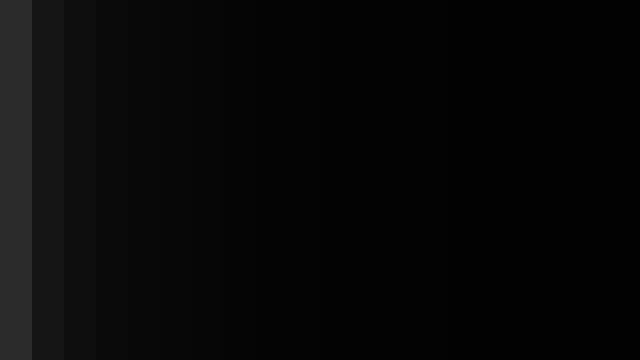
Frame 1 (no input)
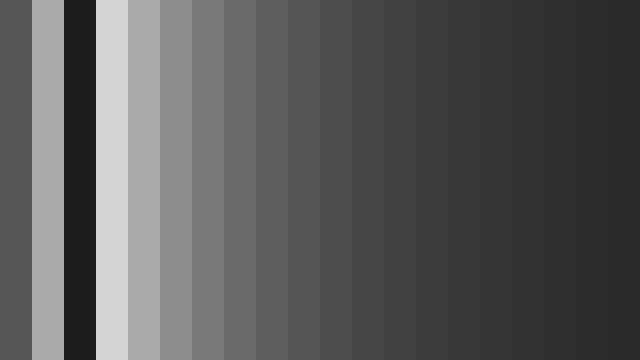
Frame 60 (the mouse pressed at the canvas centre just before this capture)
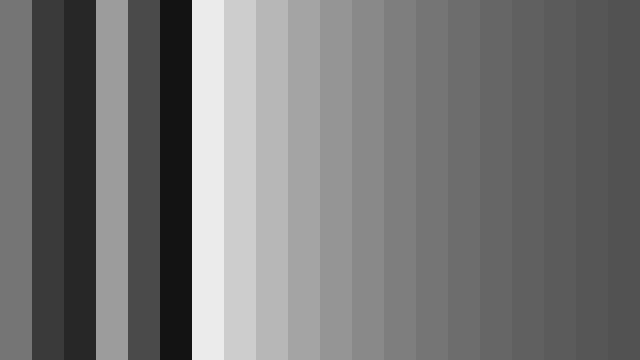
Frame 120 (the mouse held since frame 60 and released just before this capture)

The Processing sketch that drew these frames (run headless with seeded random() and noise(); from frame 60 on, the mouse is pressed at the canvas centre):

// Processing sketch: Milliseconds
// ── Milliseconds.pde
/**
 * Milliseconds. 
 * 
 * A millisecond is 1/1000 of a second. 
 * Processing keeps track of the number of milliseconds a program has run.
 * By modifying this number with the modulo(%) operator, 
 * different patterns in time are created.  
 */
 
float _scale;

void setup() {
    size(640, 360);
    noStroke();
    _scale = width / 20.0f;
}

void draw() { 
    for (int i = 0; i < (int)_scale; i++) {

        colorMode(RGB, (i + 1) * _scale * 10.0f);

        fill(millis() % (int)((i + 1) * _scale * 10.0f));

        rect(i * _scale, 0, _scale, height);
    }
}
